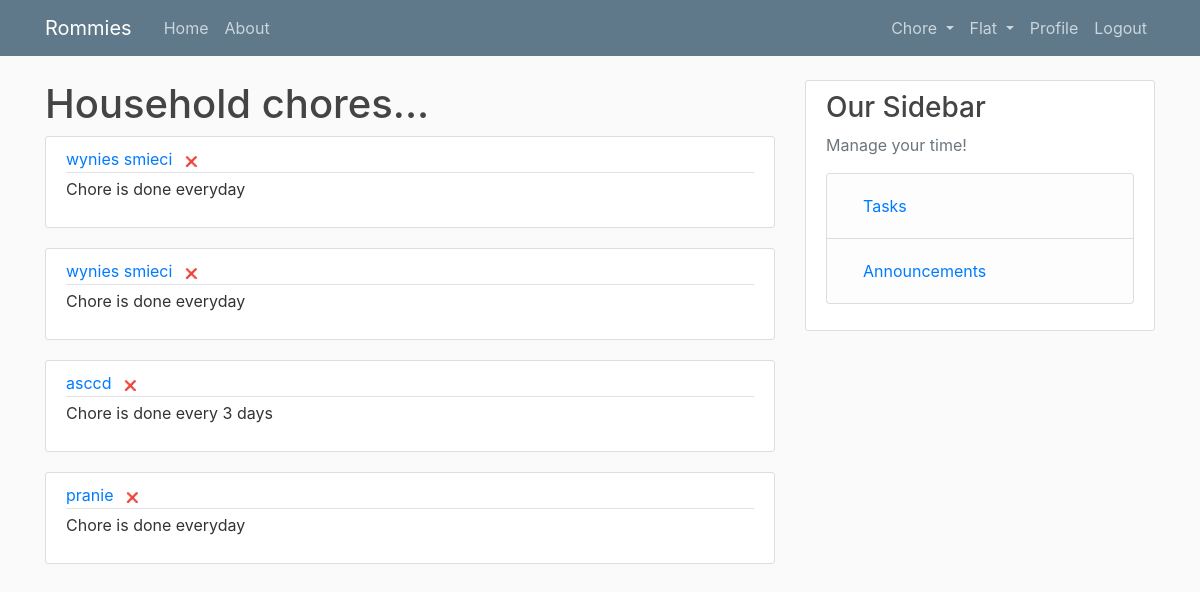
The app's page /chores_list/ (signed in) with its own data.
### flat/models.py (models this page shows)
class Chore(models.Model):
    name = models.CharField(max_length=100)
    flat = models.ForeignKey(Flat, on_delete=models.CASCADE)
    period = models.PositiveIntegerField(default=1, validators=[validate_nonzero])
    last_made = models.DateTimeField(default=timezone.now)
    def __str__(self):
        return self.name

### flat/views.py (the view)
# urls.py: path('chores_list/', views.chores_list, name='chores-list'),
@login_required
def chores_list(request):
    if request.user.profile.active_flat is None:
        return redirect('new-flat')
    else:
        context = {
            'chores': request.user.profile.active_flat.chore_set.all()
        }
        return render(request, 'flat/chores_list.html', context)

### flat/templates/flat/chores_list.html
{% extends "flat/base.html" %}
{% block content %}
    <h1>Household chores...</h1>
    {% for chore in chores %}
        <article class="media content-section">
          <div class="media-body">
            <div class="article-metadata">
              <a class="mr-2" href="#">{{ chore }}</a>
                <a href="{% url 'delete-chore' chore.id %}"><span style='font-size:10px;'>&#10060;</span></a>
            </div>
              {% if chore.period == 1 %}
               <p class="article-content">Chore is done everyday</p>
              {% else %}
               <p class="article-content">Chore is done every {{ chore.period }} days</p>
              {% endif %}
          </div>
        </article>
    {% endfor %}
{% endblock content %}

### flat/static/flat/main.css (style rules this page uses)
body { background: #fafafa; color: #333333; margin-top: 5rem; }
h1, h2, h3, h4, h5, h6 { color: #444444; }
.content-section { background: #ffffff; padding: 10px 20px; border: 1px solid #dddddd; border-radius: 3px; margin-bottom: 20px; }
.article-content { white-space: pre-line; }
.article-metadata { padding-bottom: 1px; margin-bottom: 4px; border-bottom: 1px solid #e3e3e3 }

### records on screen
Chore: name "wynies smieci", period "Chore is done everyday"
Chore: name "wynies smieci", period "Chore is done everyday"
Chore: name "asccd", period "3"
Chore: name "pranie", period "Chore is done everyday"
